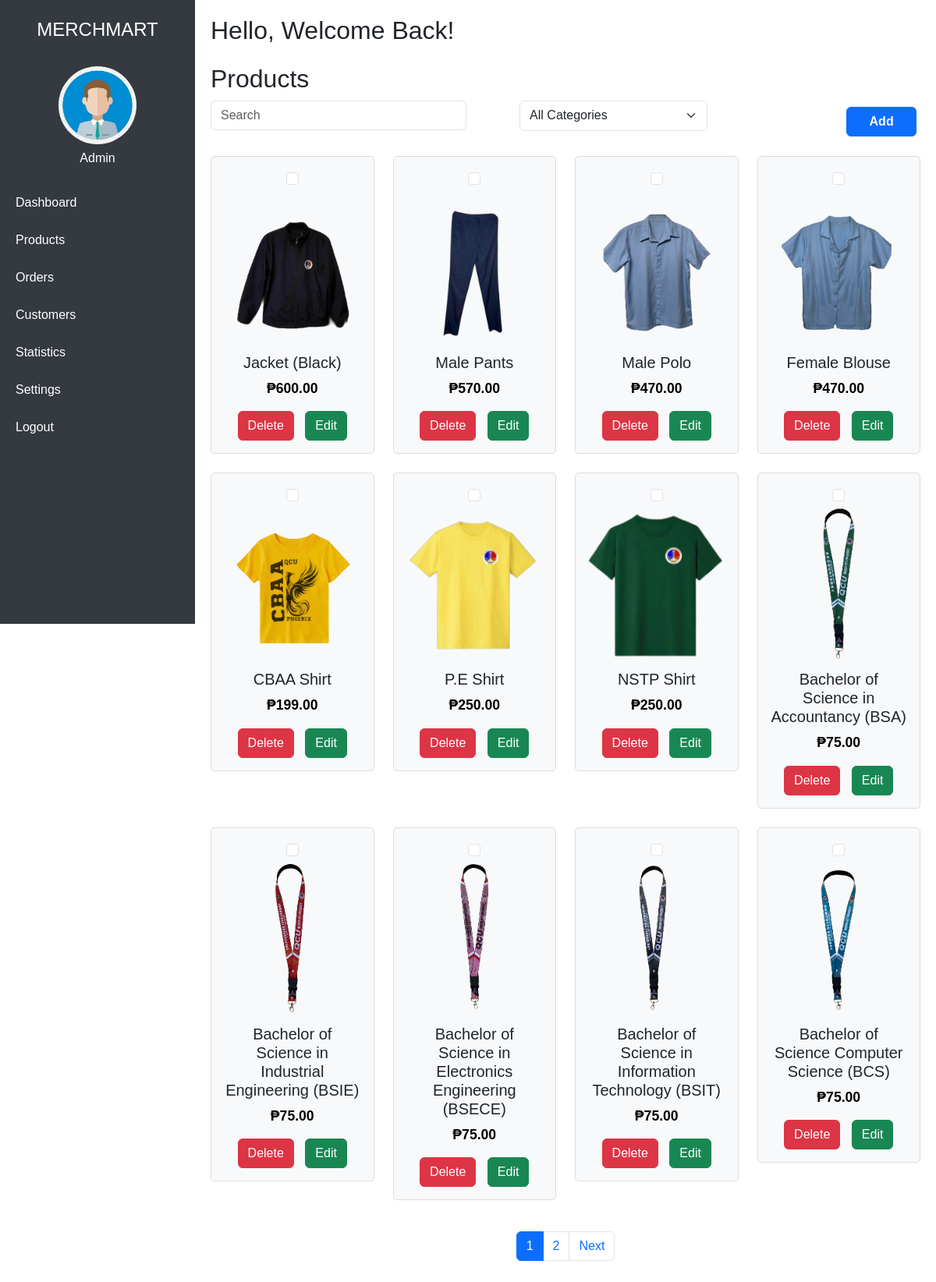
Screenshot of /admin-dashboard/admin-index.php?section=products (signed in) with the database file from the repository.
### tables this page shows
CREATE TABLE `products` (
  `id` int(11) NOT NULL,
  `product_name` varchar(255) NOT NULL,
  `price` decimal(10,2) NOT NULL,
  `image_url` text NOT NULL,
  `created_at` timestamp NOT NULL DEFAULT current_timestamp(),
  `category` varchar(50) NOT NULL,
  `description` text DEFAULT NULL,
  `stock_quantity` int(11) DEFAULT NULL
);

### admin-dashboard/admin-index.php (the view, shortened to what this page needs)
<?php
require_once '../server/dbcon.php';
?>
<!DOCTYPE html>
<html lang="en">
<head>
  <link href="https://cdn.jsdelivr.net/npm/bootstrap@5.3.0/dist/css/bootstrap.min.css" rel="stylesheet">
  <link rel="stylesheet" href="admin.css">
</head>
<body>
  <div class="sidebar" id="sidebar">
    <h4 class="text-center py-4">MERCHMART</h4>
    <div class="text-center mb-4">
      <img src="../assets/images/pfp.jpg" alt="Admin" class="rounded-circle profile-image">
      <h6 class="mt-2">Admin</h6>
    </div>
    <nav>
      <a href="admin-index.php" class="active-link" id="dashboardLink">Dashboard</a>
      <a href="admin-index.php?section=products" id="productsLink">Products</a>
      <a href="admin-index.php?section=orders" id="ordersLink">Orders</a>
      <a href="admin-index.php?section=customers" id="customersLink">Customers</a>
      <a href="admin-index.php?section=statistics" id="statisticsLink">Statistics</a>
      <a href="admin-index.php?section=settings" id="settingsLink">Settings</a>
      <a href="#" class="nav-link" data-bs-toggle="modal" data-bs-target="#logoutModal">Logout</a>
    </nav>
  </div>
  <div class="content">
    <h2 class="mb-4">Hello, Welcome Back!</h2>
    <?php if (isset($_GET['section']) && $_GET['section'] === 'products'): ?>
    <h2>Products</h2>
    <div class="row mb-3">
        <div class="col-12 d-flex align-items-center filter-container">
        <form method="GET" action="" class="w-100">
    <div class="row g-2">
        <div class="col-12 col-md-6">
            <input type="text"
                   name="search"
                   class="form-control search-bar"
                   placeholder="Search"
                   value="<?php echo isset($_GET['search']) ? htmlspecialchars($_GET['search']) : ''; ?>">
        </div>
        <div class="col-12 col-md-4">
            <select class="form-select category-dropdown" name="category" onchange="this.form.submit()">
                <option value="">All Categories</option>
            </select>
        </div>
    </div>
</form>
        <button type="button" class="btn btn-primary ms-3" style="width: 100px;" data-bs-toggle="modal" data-bs-target="#addProductModal">
            Add
        </button>
        </div>
    </div>
    <div class="row">
        <?php
        $limit = 12;
        $page = isset($_GET['page']) ? (int)$_GET['page'] : 1;
        $offset = ($page - 1) * $limit;
        $search = isset($_GET['search']) ? $_GET['search'] : '';
        $category = isset($_GET['category']) ? $_GET['category'] : '';
        $countQuery = "SELECT COUNT(*) as total FROM products WHERE 1=1";
        $countStmt = $con->prepare($countQuery);
        $countStmt->execute();
        $countResult = $countStmt->get_result();
        $totalRow = $countResult->fetch_assoc();
        $totalRecords = $totalRow['total'];
        if ($totalRecords == 0) {
            ?>
            <div class="col-12 text-center">
                <div class="alert alert-info" role="alert">
                    No products found
                </div>
            </div>
            <?php
        } else {
            $query = "SELECT * FROM products WHERE 1=1";
            $query .= " ORDER BY created_at DESC LIMIT ? OFFSET ?";
            $stmt = $con->prepare($query);
            if (!empty($search) && !empty($category)) {
                $stmt->bind_param("ssii", $searchTerm, $category, $limit, $offset);
            } elseif (!empty($search)) {
                $stmt->bind_param("sii", $searchTerm, $limit, $offset);
            } elseif (!empty($category)) {
                $stmt->bind_param("sii", $category, $limit, $offset);
            } else {
                $stmt->bind_param("ii", $limit, $offset);
            }
            $stmt->execute();
            $result = $stmt->get_result();
            while ($row = $result->fetch_assoc()) {
                ?>
             <div class="col-12 col-sm-6 col-md-4 col-lg-3 mb-4">
    <div class="product-card text-center p-3" data-id="<?php echo $row['id']; ?>">
        <input type="checkbox" class="form-check-input mb-2" />
        <div class="product-image mb-2">
            <img src="<?php echo htmlspecialchars($row['image_url']); ?>"
                alt="<?php echo htmlspecialchars($row['product_name']); ?>"
                class="img-fluid">
        </div>
        <h5><?php echo htmlspecialchars($row['product_name']); ?></h5>
        <p class="price">₱<?php echo number_format($row['price'], 2); ?></p>
        <div class="action-buttons">
            <button type="button"
                    class="btn btn-danger delete-btn"
                    onclick="deleteProduct(<?php echo $row['id']; ?>)">
                Delete
            </button>
            <button type="button"
                    class="btn btn-success"
                    onclick="editProduct(<?php echo $row['id']; ?>)">
                    <i class="fas fa-edit"></i> Edit
            </button>
        </div>
    </div>
</div>
                  <?php
            }
        }
        ?>
    </div>
    <?php if ($totalRecords > 0): ?>
    <nav aria-label="Page navigation" class="mt-3">
        <ul class="pagination justify-content-center">
            <?php
            $totalPages = ceil($totalRecords / $limit);
            for ($i = 1; $i <= $totalPages; $i++) {
                echo '<li class="page-item' . ($i === $page ? ' active' : '') . '"><a class="page-link" href="?section=products&page=' . $i . '&search=' . htmlspecialchars($search) . '&category=' . htmlspecialchars($category) . '">' . $i . '</a></li>';
            }
            if ($page < $totalPages) {
                echo '<li class="page-item"><a class="page-link" href="?section=products&page=' . ($page + 1) . '&search=' . htmlspecialchars($search) . '&category=' . htmlspecialchars($category) . '">Next</a></li>';
            }
            ?>
        </ul>
    </nav>
    <?php endif; ?>
<?php endif; ?>
</body>
</html>

### admin-dashboard/admin.css (style rules this page uses)
.sidebar { height: 100vh; background-color: #343a40; color: #fff; position: fixed; top: 0; left: 0; width: 250px; z-index: 1040; }
.sidebar a { text-decoration: none; color: #fff; padding: 12px 20px; display: block; }
.content { margin-left: 250px; padding: 20px; }
.profile-image { width: 100px; height: 100px; object-fit: cover; border-radius: 50%; }
.product-card { border: 1px solid #ddd; border-radius: 5px; background-color: #f8f9fa; cursor: pointer; transition: all 0.3s ease; }
.product-image { width: 100%; height: 200px; overflow: hidden; border-radius: 5px; }
.product-image img { width: 100%; height: 100%; object-fit: cover; }
.filter-container { display: flex; align-items: flex-start; gap: 15px; }
.search-bar { width: 328px; height: 38px; flex-shrink: 0; }
.category-dropdown { width: 241px; height: 39px; flex-shrink: 0; }
.btn-primary { width: 200px; height: 38px; font-weight: bold; font-size: 16px; margin-left: auto; }
.price { font-weight: bold; color: #000; font-size: 1.1em; margin-top: 5px; }
.row.g-2 { margin-bottom: 1rem; }
.btn { margin-right: 5px; }
.action-buttons { margin-top: 10px; }
.action-buttons button { margin: 0 5px; }

### admin-dashboard/admin-index.php (style rules this page uses)
body { font-family: poppins, sans-serif; }

### rows the page displays
products: image_url (picture), product_name "Jacket (Black)", price "600.00"
products: image_url (picture), product_name "Male Pants", price "570.00"
products: image_url (picture), product_name "Male Polo", price "470.00"
products: image_url (picture), product_name "Female Blouse", price "470.00"
products: image_url (picture), product_name "CBAA Shirt", price "199.00"
products: image_url (picture), product_name "P.E Shirt", price "250.00"
products: image_url (picture), product_name "NSTP Shirt", price "250.00"
products: image_url (picture), product_name "Bachelor of Science in Accountancy (BSA)", price "75.00"
products: image_url (picture), product_name "Bachelor of Science in Industrial Engineering (BSIE)", price "75.00"
products: image_url (picture), product_name "Bachelor of Science in Electronics Engineering (BSECE)", price "75.00"
products: image_url (picture), product_name "Bachelor of Science in Information Technology (BSIT)", price "75.00"
products: image_url (picture), product_name "Bachelor of Science Computer Science (BCS)", price "75.00"
